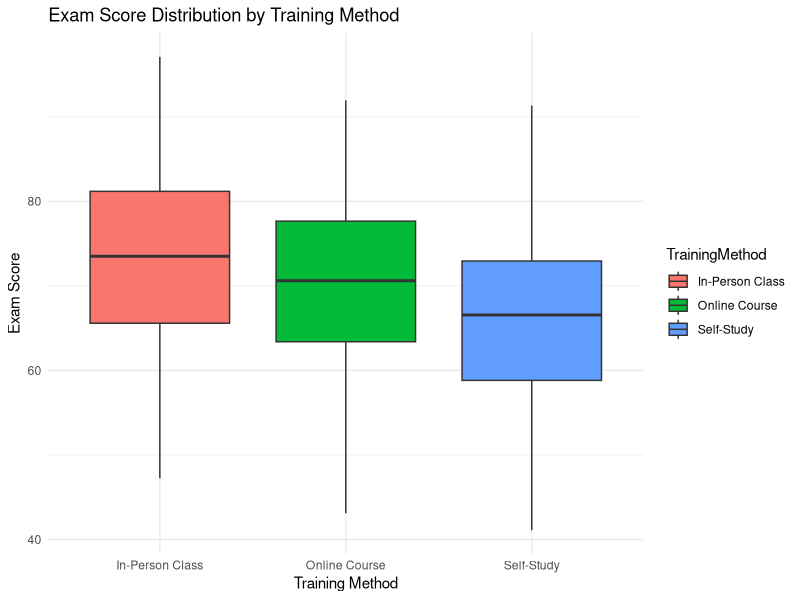
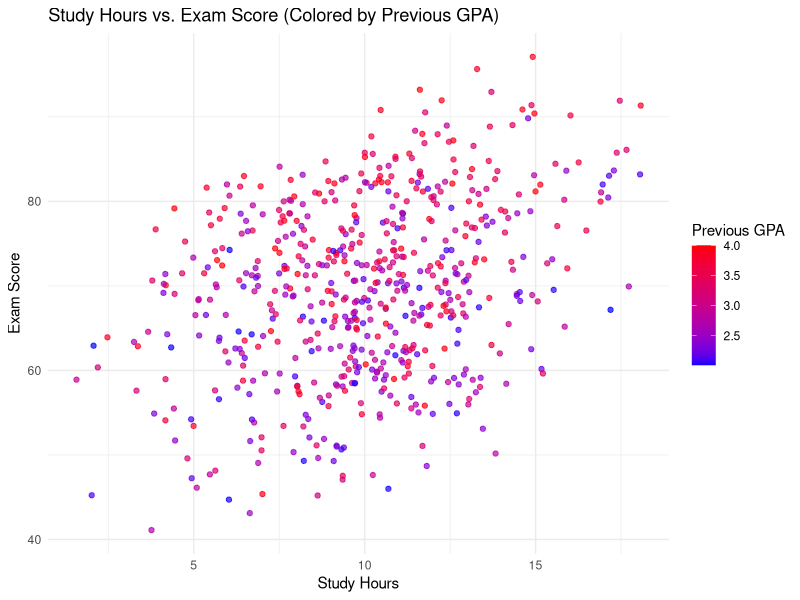
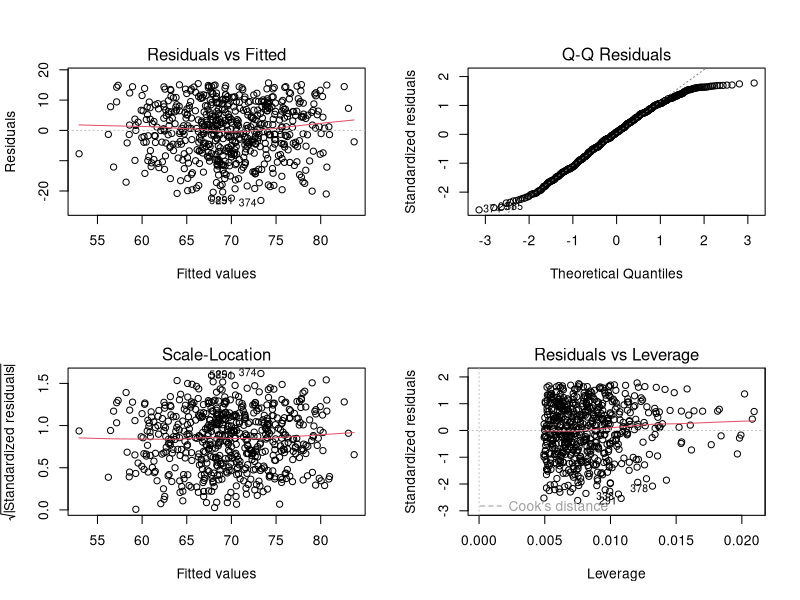

Generate these figures, in order, with R:
## ---- chunk 1
knitr::opts_chunk$set(echo = TRUE)
#if you do not have the package, type install.packages("name_of_the_package")
library(knitr)
library(zoo)
library(ggplot2)
## ---- chunk 2
student <- read.csv("students_data.csv", header = TRUE)
# head(student)

# Boxplot
ggplot(student, aes(x = TrainingMethod, y = ExamScore, fill = TrainingMethod)) +
  geom_boxplot() +
  labs(title = "Exam Score Distribution by Training Method",
       x = "Training Method",
       y = "Exam Score") +
  theme_minimal()

## ---- chunk 3
# Scatterplot
ggplot(student, aes(x = StudyHours, y = ExamScore, color = PreviousGPA)) +
  geom_point(alpha = 0.7) +
  scale_color_gradient(low = "blue", high = "red") +
  labs(title = "Study Hours vs. Exam Score (Colored by Previous GPA)",
       x = "Study Hours",
       y = "Exam Score",
       color = "Previous GPA") +
  theme_minimal()
## ---- chunk 4
student$TrainingMethod <- as.factor(student$TrainingMethod)
model <- lm(ExamScore ~ StudyHours + PreviousGPA + TrainingMethod, data = student)
summary(model)

## ---- chunk 5
46.3115 + 1.0688*(8) + 5.3071*(3.8) - 2.8668*(1) - 6.6728*(0)
## ---- chunk 6
student$TrainingMethod <- as.factor(student$TrainingMethod)
anova_model <- aov(ExamScore ~ TrainingMethod, data = student)
summary(anova_model)

## ---- chunk 7
par(mfrow = c(2, 2))
plot(model)

## ---- chunk 8
# this is where your R code goes
